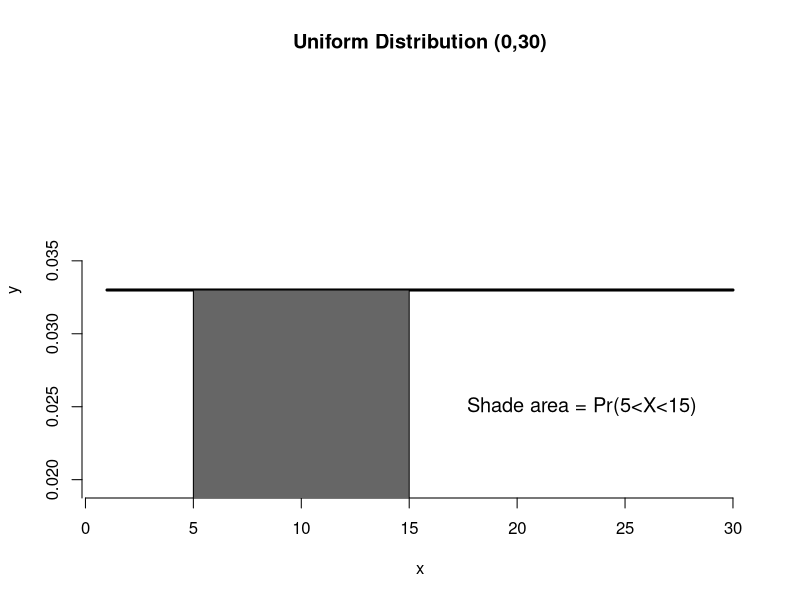

The R script that drew this image:

x <- rep(0.033,30)
bar.x <- c(5,seq(5,15,0.01),15) 
bar.y <- c(0.033,dunif(seq(5,15,0.01)),0.033) 

#plot(x,xlim=c(0,30),main='Uniform Distribution (0,30)',type = 'l')
#plot(x,xlim=c(0,30),ylim=c(0,0.040),main='Uniform Distribution (0,30)',type = 'l')

plot(x,main='Uniform Distribution (0,30)',
      type ='l',axes=FALSE,lwd=3,
     xlab='x',ylab='y')

axis(side=1, at=seq(0, 30, by = 5))
axis(side=2, at = seq(0, 0.035, by = 0.005))
polygon(bar.x,bar.y,col='Grey40')
text(23,0.025,"Shade area = Pr(5<X<15)",cex=1.2)



